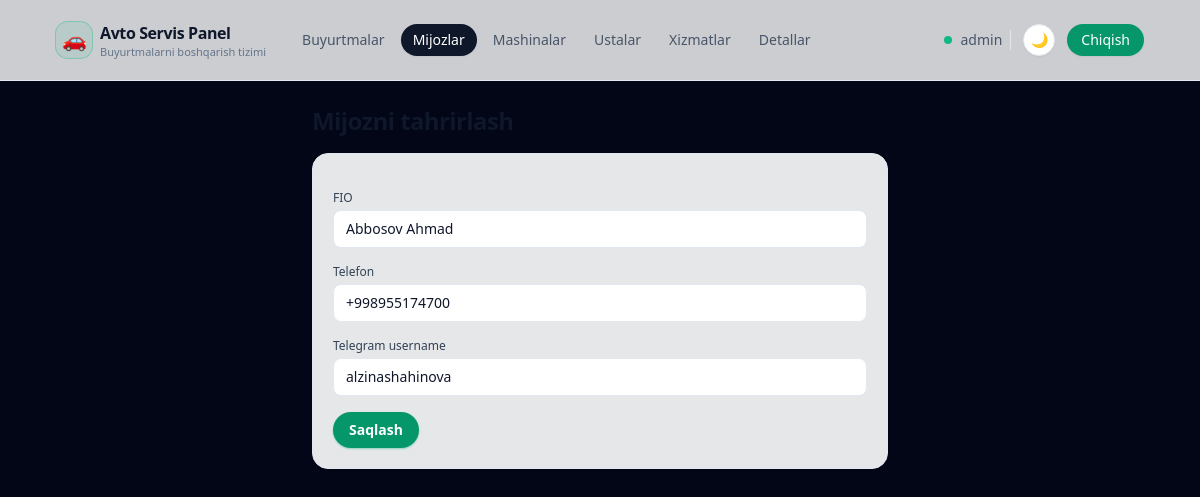
/customer/16/edit/ (signed in), run on the app's committed database.
### apps/models.py (models this page shows, shortened)
class User(AbstractUser):
    telegram_username = models.CharField(
        _("Telegram username"), max_length=255, null=True, blank=True
    )
    telegram_id = models.BigIntegerField(_("Telegram ID"), null=True, blank=True)
    telegram_chat_id = models.BigIntegerField(
        _("Telegram chat ID"), null=True, blank=True
    )
    telegram_username_validator = RegexValidator(
        regex=r"^[a-zA-Z0-9_]{5,32}$",
        message=_(
            "Telegram username can only contain letters, numbers and underscores"
        ),
    )
    role = models.CharField(
        _("Role"), max_length=32, choices=Role.choices, default=Role.USER
    )
    phone = models.CharField(
        _("Phone number"),
        max_length=20,
        blank=True,
        help_text=_("Contact phone number"),
    )
    class Meta:
        verbose_name = _("User")
        verbose_name_plural = _("Users")

class Customer(models.Model):
    full_name = models.CharField(_("Full name"), max_length=255)
    phone = models.CharField(
        _("Phone"),
        max_length=20,
        db_index=True,
    )
    telegram_username = models.CharField(
        _("Telegram username"), max_length=255, null=True, blank=True
    )
    class Meta:
        verbose_name = _("Customer")
        verbose_name_plural = _("Customers")

### apps/views/customers.py (the view)
# urls.py: path("customer/<int:pk>/edit/", customer_update, name="customer_update"),
@login_required
def customer_update(request, pk: int):
    customer = get_object_or_404(Customer, pk=pk)
    if request.method == "POST":
        form = CustomerForm(request.POST, instance=customer)
        if form.is_valid():
            form.save()
            messages.success(request, "Mijoz ma'lumotlari yangilandi.")
            return redirect("apps:customer_detail", pk=customer.pk)
    else:
        form = CustomerForm(instance=customer)
    return render(
        request,
        "customers/customer_form.jinja",
        {"form": form, "customer": customer},
    )

### apps/forms.py
class CustomerForm(TailwindModelForm):
    class Meta:
        model = Customer
        fields = ["full_name", "phone", "telegram_username"]
        widgets = {
            "full_name": forms.TextInput(attrs={"autocomplete": "off"}),
            "phone": forms.TextInput(attrs={"autocomplete": "off"}),
            "telegram_username": forms.TextInput(
                attrs={"autocomplete": "off"}
            ),
        }

### templates/customers/customer_form.jinja (shortened to what this page needs)
{% extends "base.html" %}
{% block content %}
<div class="max-w-xl mx-auto">
    <h1 class="text-xl sm:text-2xl font-semibold tracking-tight text-slate-900 dark:text-white mb-4">
    </h1>
    <form method="post" class="space-y-4 rounded-2xl border border-slate-200 dark:border-slate-800 bg-white/90 dark:bg-slate-950/60 p-4 sm:p-5 shadow-sm">
        <div>
            <label class="block text-xs font-medium text-slate-700 dark:text-slate-300 mb-1" for="{{ form.full_name.id_for_label }}">FIO</label>
            <input type="text" name="{{ form.full_name.html_name }}" id="{{ form.full_name.id_for_label }}"
                   value="{{ form.full_name.value|default_if_none:'' }}"
                   class="w-full rounded-lg border border-slate-200 dark:border-slate-700 bg-white dark:bg-slate-900/80 px-3 py-2 text-sm text-slate-900 dark:text-slate-100 placeholder-slate-400"
                   placeholder="Ism Familiya">
        </div>
        <div>
            <label class="block text-xs font-medium text-slate-700 dark:text-slate-300 mb-1" for="{{ form.phone.id_for_label }}">Telefon</label>
            <input type="text" name="{{ form.phone.html_name }}" id="{{ form.phone.id_for_label }}"
                   value="{{ form.phone.value|default_if_none:'' }}"
                   class="w-full rounded-lg border border-slate-200 dark:border-slate-700 bg-white dark:bg-slate-900/80 px-3 py-2 text-sm text-slate-900 dark:text-slate-100 placeholder-slate-400"
                   placeholder="+998...">
        </div>
        <div>
            <label class="block text-xs font-medium text-slate-700 dark:text-slate-300 mb-1" for="{{ form.telegram_username.id_for_label }}">Telegram username</label>
            <input type="text" name="{{ form.telegram_username.html_name }}" id="{{ form.telegram_username.id_for_label }}"
                   value="{{ form.telegram_username.value|default_if_none:'' }}"
                   class="w-full rounded-lg border border-slate-200 dark:border-slate-700 bg-white dark:bg-slate-900/80 px-3 py-2 text-sm text-slate-900 dark:text-slate-100 placeholder-slate-400"
                   placeholder="@username">
        </div>
        <button type="submit"
                class="inline-flex items-center rounded-full bg-emerald-600 hover:bg-emerald-500 px-4 py-2 text-sm font-semibold text-white shadow-sm shadow-emerald-500/40 hover:shadow-md">
            Saqlash
        </button>
    </form>
</div>
{% endblock %}

### templates/base.html (shortened to what this page needs)
{% load static %}
<!DOCTYPE html>
<html lang="uz">
<head>
    <script src="https://cdn.tailwindcss.com"></script>
    <link href="https://cdn.jsdelivr.net/npm/daisyui@4.12.10/dist/full.min.css" rel="stylesheet" type="text/css" />
</head>
<body class="min-h-screen text-slate-100" data-theme="dark">
<div class="min-h-screen flex flex-col">
    <header class="border-b border-slate-200 dark:border-slate-800 bg-white/80 dark:bg-slate-950/80 backdrop-blur">
        <div class="mx-auto w-full max-w-6xl px-4 sm:px-6 lg:px-8 h-16 lg:h-20 flex items-center justify-between">
            <div class="flex items-center gap-3 sm:gap-6">
                <a href="{% url 'apps:order_list' %}" class="inline-flex items-center gap-2">
                    <span class="inline-flex h-9 w-9 items-center justify-center rounded-xl bg-emerald-500/10 ring-1 ring-emerald-500/40">
                        <span class="text-xl">🚗</span>
                    </span>
                    <span class="hidden sm:flex flex-col leading-tight">
                        <span class="text-sm sm:text-base font-semibold tracking-tight text-slate-900 dark:text-white">Avto Servis Panel</span>
                        <span class="hidden sm:inline text-[11px] text-slate-500 dark:text-slate-400">Buyurtmalarni boshqarish tizimi</span>
                    </span>
                </a>
                <nav class="hidden md:flex items-center gap-1 text-sm font-medium">
                    <a href="{% url 'apps:order_list' %}"
                       class="inline-flex items-center rounded-full px-3 py-1.5 text-xs sm:text-sm transition
                              {% if request.path == '/' or request.path|slice:':7' == '/order/' or request.path|slice:':9' == '/reports/' %}
                                  bg-slate-900 text-white shadow-sm dark:bg-slate-100 dark:text-slate-900
                              {% else %}
                                  text-slate-600 hover:bg-slate-100 hover:text-slate-900 dark:text-slate-300 dark:hover:bg-slate-800 dark:hover:text-white
                              {% endif %}">
                        Buyurtmalar
                    </a>
                    <a href="{% url 'apps:customer_list' %}"
                       class="inline-flex items-center rounded-full px-3 py-1.5 text-xs sm:text-sm transition
                              {% if request.path|slice:':11' == '/customers/' or request.path|slice:':10' == '/customer/' %}
                                  bg-slate-900 text-white shadow-sm dark:bg-slate-100 dark:text-slate-900
                              {% else %}
                                  text-slate-600 hover:bg-slate-100 hover:text-slate-900 dark:text-slate-300 dark:hover:bg-slate-800 dark:hover:text-white
                              {% endif %}">
                        Mijozlar
                    </a>
                    <a href="{% url 'apps:car_list' %}"
                       class="inline-flex items-center rounded-full px-3 py-1.5 text-xs sm:text-sm transition
                              {% if request.path|slice:':6' == '/cars/' or request.path|slice:':5' == '/car/' %}
                                  bg-slate-900 text-white shadow-sm dark:bg-slate-100 dark:text-slate-900
                              {% else %}
                                  text-slate-600 hover:bg-slate-100 hover:text-slate-900 dark:text-slate-300 dark:hover:bg-slate-800 dark:hover:text-white
                              {% endif %}">
                        Mashinalar
                    </a>
                    <a href="{% url 'apps:master_list' %}"
                       class="inline-flex items-center rounded-full px-3 py-1.5 text-xs sm:text-sm transition
                              {% if request.path|slice:':9' == '/masters/' %}
                                  bg-slate-900 text-white shadow-sm dark:bg-slate-100 dark:text-slate-900
                              {% else %}
                                  text-slate-600 hover:bg-slate-100 hover:text-slate-900 dark:text-slate-300 dark:hover:bg-slate-800 dark:hover:text-white
                              {% endif %}">
                        Ustalar
                    </a>
                    <a href="{% url 'apps:service_list' %}"
                       class="inline-flex items-center rounded-full px-3 py-1.5 text-xs sm:text-sm transition
                              {% if request.path|slice:':10' == '/services/' %}
                                  bg-slate-900 text-white shadow-sm dark:bg-slate-100 dark:text-slate-900
                              {% else %}
                                  text-slate-600 hover:bg-slate-100 hover:text-slate-900 dark:text-slate-300 dark:hover:bg-slate-800 dark:hover:text-white
                              {% endif %}">
                        Xizmatlar
                    </a>
                    <a href="{% url 'apps:part_list' %}"
                       class="inline-flex items-center rounded-full px-3 py-1.5 text-xs sm:text-sm transition
                              {% if request.path|slice:':7' == '/parts/' %}
                                  bg-slate-900 text-white shadow-sm dark:bg-slate-100 dark:text-slate-900
                              {% else %}
                                  text-slate-600 hover:bg-slate-100 hover:text-slate-900 dark:text-slate-300 dark:hover:bg-slate-800 dark:hover:text-white
                              {% endif %}">
                        Detallar
                    </a>
                </nav>
            </div>
            <div class="flex items-center gap-2 sm:gap-3">
                {% if request.user.is_authenticated %}
                    <div class="hidden sm:flex items-center gap-2 pr-2 border-r border-slate-200 dark:border-slate-800">
                        <span class="w-2 h-2 rounded-full bg-emerald-500 dark:bg-emerald-400 animate-pulse"></span>
                        <span class="text-xs sm:text-sm font-medium text-slate-600 dark:text-slate-300 truncate max-w-[140px]">
                            {{ request.user.get_full_name|default:request.user.username }}
                        </span>
                    </div>
                {% endif %}
                <button type="button" id="theme-toggle"
                        class="inline-flex h-8 w-8 items-center justify-center rounded-full border border-slate-200 bg-white text-slate-700 text-sm shadow-sm hover:bg-slate-100 dark:border-slate-700 dark:bg-slate-900 dark:text-slate-200 dark:hover:bg-slate-800 transition">
                </button>
                {% if request.user.is_authenticated %}
                    <a href="{% url 'logout' %}"
                       class="hidden sm:inline-flex items-center justify-center rounded-full bg-emerald-600 px-3.5 py-1.5 text-xs sm:text-sm font-medium text-white shadow-sm hover:bg-emerald-700 focus-visible:outline-none focus-visible:ring-2 focus-visible:ring-emerald-500 focus-visible:ring-offset-2 focus-visible:ring-offset-slate-950/80 transition">
                        Chiqish
                    </a>
                {% endif %}
            </div>
        </div>
    </header>
    <main class="flex-1">
        <div class="mx-auto w-full max-w-6xl px-4 sm:px-6 lg:px-8 py-6">
            {% block content %}{% endblock %}
        </div>
    </main>
</div>
</body>
</html>

### templates/base.html (style rules this page uses)
body[data-theme="dark"] { background-color: rgb(2 6 23); color: rgb(241 245 249); }

### data on the page
User: user.get_full_name "admin"
Customer: full_name "Abbosov Ahmad", phone "+998955174700", telegram_username "alzinashahinova"
